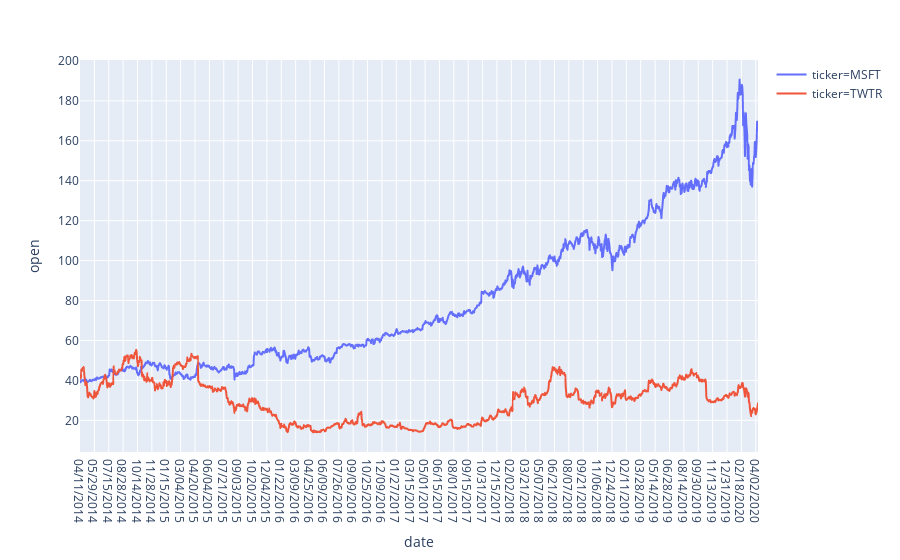

The code cell stored with this chart in its notebook:
### Code cell
newdf = msft.append(twtr,ignore_index=True)
new_fig = px.line(newdf,x=newdf['date'],y=newdf['open'],color=newdf['ticker'])
new_fig.show()

### Figure 1 — Plotly figure (JSON) as saved in the notebook; plotly's stock layout.template omitted (floating-point values rounded to 4 significant figures; data arrays with more than 128 entries replaced by an {"elided": "..."} marker saying what was removed)
{"data": [{"hoverlabel": {"namelength": 0}, "hovertemplate": "ticker=MSFT<br>date=%{x}<br>open=%{y}", "legendgroup": "ticker=MSFT", "line": {"color": "#636efa", "dash": "solid"}, "mode": "lines", "name": "ticker=MSFT", "showlegend": true, "type": "scattergl", "x": {"elided": "1510 str values"}, "xaxis": "x", "y": {"elided": "1510 float values"}, "yaxis": "y"}, {"hoverlabel": {"namelength": 0}, "hovertemplate": "ticker=TWTR<br>date=%{x}<br>open=%{y}", "legendgroup": "ticker=TWTR", "line": {"color": "#EF553B", "dash": "solid"}, "mode": "lines", "name": "ticker=TWTR", "showlegend": true, "type": "scattergl", "x": {"elided": "1510 str values"}, "xaxis": "x", "y": {"elided": "1510 float values"}, "yaxis": "y"}], "layout": {"legend": {"tracegroupgap": 0}, "margin": {"t": 60}, "xaxis": {"anchor": "y", "domain": [0, 1], "title": {"text": "date"}}, "yaxis": {"anchor": "x", "domain": [0, 1], "title": {"text": "open"}}}}
